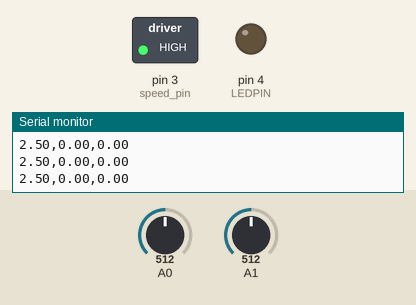
Recording of a sketch running on a simulated Arduino Uno, built with avr-gcc and run on an emulated ATmega328P. On the bench: switched loads named in the sketch (green lamp = pin HIGH), output pins drawn as LEDs (lit = HIGH), the last lines printed to the serial monitor. The test bench sets the inputs (shaded band); at power-on: A0 = 512, A1 = 512.

Above: at 1.8 s.
1.9 s: A0 set to 828
3.4 s: A0 set to 852
At 4.0 s:
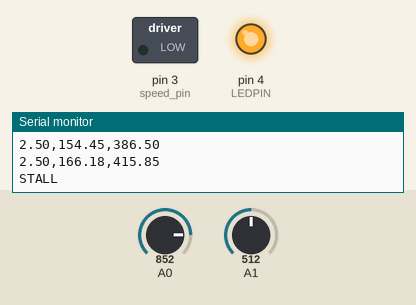
6.5 s: A0 set to 716
At 9.0 s:
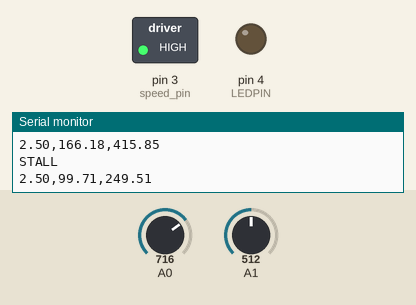
9.5 s: A0 set to 900
At 10.3 s:
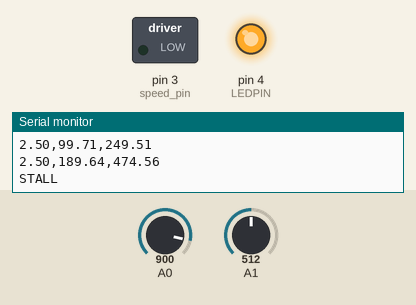
Timing chart, 0 to 13.6 s (numbered marks = the images above; inputs shaded):
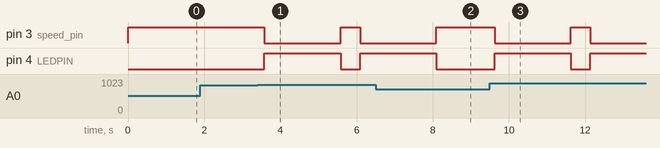

The sketch:

DCMotorStallDetection.ino
```cpp
/* ***************************************************************
 *  DC motor single transistor w/ current and power measurement
 *  MEGN200 - Arduino activities Week 3
 * ***************************************************************/

/* Global Constants */
const int R1in = A0; // analog pin connected to + side of 10 Ohm resistor
const int R1out = A1; // analog pin connected to - side of 10 Ohm resistor
const int speed_pin = 3; // digital pin connected to the base of the transistor
const int R1Val = 10; // shunt resistor value in Ohms
const float ADCconvert = 5/1023.0; // ratio converting the 10bit ADC value from analogRead to a real voltage value

#define LEDPIN 4

/* Global Variables */
int motor_speed = 255; // use full voltage for power calculation
int Vin = 0; // voltage at + side of 10 Ohm resistor
int Vout = 0; // voltage at - side of 10 Ohm resistor
float current = 0; // mA
float Power = 0; // mW
float avgpowercalculation = 0; // mW
int power_calc_iteration = 0;
float avgPower = 0; // mW

void setup() {
  Serial.begin(9600);
  pinMode(speed_pin, OUTPUT);
  pinMode(LEDPIN, OUTPUT);
  analogWrite(speed_pin,motor_speed); // run motor at full speed
}

  // no need to modify any code above here - make sure to check defined variables

void loop() {

  delay(500); // don't need to read fast (you can change this if you like)
  Vin = analogRead(A0); // read the voltage at the + side of the 10 Ohm resistor
  Vout = analogRead(A1); // read the voltage at the - side of the 10 Ohm resistor
  delay(10);

  // calculate current and power.
  // equation for current:  I = V/R
  // equation for power:  P = IV

  // complete the variable assignment calculations below
  // use the ADCconvert variable (defined above) to convert from digital values to voltages
  current =  ((Vin - Vout) * ADCconvert / R1Val) * 1000;  // x1000 to convert to milliamps. Convert analog read value to voltage using ADCconvert.
  Power =  current * (float)Vout * ADCconvert; // motor power = mA * motor volts. Which analog read corresponds to the voltage at the + motor terminal?

  // no need to modify the averaging code here, scroll down to Stall Detection section to complete the assignment
  // the code below is used to average the last 5 power values to find the average power avgPower (printed below)
  if (power_calc_iteration < 5){
    avgpowercalculation = avgpowercalculation + Power;
    power_calc_iteration++;
  }
  else {
    avgPower = avgpowercalculation/5;
    power_calc_iteration = 0;
    avgpowercalculation = 0;
  }

  // Alternate logging for excel
  Serial.print(Vout * ADCconvert);
  Serial.print(",");
  Serial.print(current);
  Serial.print(",");
  Serial.println(Power);

  //Serial print the voltage across the motor, current, motor Power, and avgPower
  // Serial.print("VOut: " + (String)Vout);
  // Serial.print(", ");
  // Serial.print("current: " + (String)current);
  // Serial.print(", ");
  // Serial.print("Power: " + (String)Power);
  // Serial.print(", ");
  // Serial.println("avgPower: " + (String)avgPower);

// Stall detection
// Find a threshold value for avgPower that is between the power consumed by the motor 1. when the fan is attached and spinning at full speed
// and 2. When the motor is stalled

// Write a conditional statement to check if avgPower is greater than this threshold value
// If the power draw is too high (motor stalled), then turn off the motor using analogWrite
// If the power draw is below the threshold (motor not stalled), run the motor at motor_speed using analogWrite. The motor will attempt to restart every time the avgPower variable drops below the threshold

  // 400mW is above max power for a free spinning fan
  if (Power > 400) {
    analogWrite(speed_pin, 0);
    Serial.println("STALL");
    digitalWrite(LEDPIN, HIGH);
    delay(2000);
    analogWrite(speed_pin,motor_speed);
    digitalWrite(LEDPIN, LOW);
  }
}
```

Measured:
- the behaviour switches between 839 and 840 on A0 (found by bisection; images 0 and 1)
- after the input at 3.4 s, pin 3 (speed_pin): HIGH → LOW after 0.18 s, → HIGH 2.0 s later, → LOW 0.51 s later; pin 4 (LEDPIN): LOW → HIGH after 0.18 s, → LOW 2.0 s later, → HIGH 0.51 s later
- after the input at 6.5 s, pin 3 (speed_pin): goes on until 8.1 s, then stays HIGH; pin 4 (LEDPIN): goes on until 8.1 s, then stays LOW
- after the input at 9.5 s, pin 3 (speed_pin): HIGH → LOW after 0.13 s, → HIGH 2.0 s later, → LOW 0.51 s later; pin 4 (LEDPIN): LOW → HIGH after 0.13 s, → LOW 2.0 s later, → HIGH 0.51 s later
